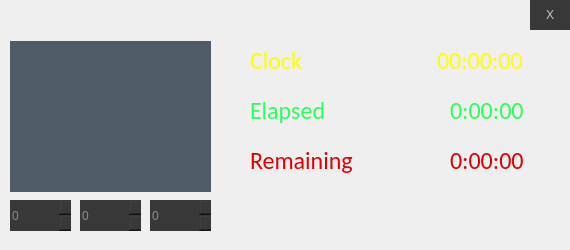
<?xml version="1.0" encoding="UTF-8"?>
<ui version="4.0">
 <class>control_window</class>
 <widget class="QMainWindow" name="control_window">
  <property name="geometry">
   <rect>
    <x>0</x>
    <y>0</y>
    <width>570</width>
    <height>250</height>
   </rect>
  </property>
  <property name="minimumSize">
   <size>
    <width>570</width>
    <height>250</height>
   </size>
  </property>
  <property name="maximumSize">
   <size>
    <width>570</width>
    <height>250</height>
   </size>
  </property>
  <property name="windowTitle">
   <string>MainWindow</string>
  </property>
  <property name="styleSheet">
   <string notr="true"/>
  </property>
  <widget class="QWidget" name="centralwidget">
   <widget class="QPushButton" name="startButton">
    <property name="geometry">
     <rect>
      <x>230</x>
      <y>198</y>
      <width>36</width>
      <height>36</height>
     </rect>
    </property>
    <property name="styleSheet">
     <string notr="true">QPushButton#startButton	
{
   background-image: url(:/newPrefix/play_pause.png);
   border-style: none;
}
QPushButton#startButton:hover
{
   background-image:url(:/newPrefix/play_pause_red.png);
   border-style: none;
}</string>
    </property>
    <property name="text">
     <string/>
    </property>
   </widget>
   <widget class="QLabel" name="label_2">
    <property name="geometry">
     <rect>
      <x>250</x>
      <y>40</y>
      <width>71</width>
      <height>41</height>
     </rect>
    </property>
    <property name="font">
     <font>
      <family>Calibri</family>
      <pointsize>18</pointsize>
     </font>
    </property>
    <property name="styleSheet">
     <string notr="true">color: rgb(255, 255, 0)</string>
    </property>
    <property name="text">
     <string>Clock</string>
    </property>
   </widget>
   <widget class="QLabel" name="label_3">
    <property name="geometry">
     <rect>
      <x>250</x>
      <y>90</y>
      <width>101</width>
      <height>41</height>
     </rect>
    </property>
    <property name="font">
     <font>
      <family>Calibri</family>
      <pointsize>18</pointsize>
     </font>
    </property>
    <property name="styleSheet">
     <string notr="true">color: rgb(43, 255, 92);</string>
    </property>
    <property name="text">
     <string>Elapsed</string>
    </property>
   </widget>
   <widget class="QLabel" name="label_4">
    <property name="geometry">
     <rect>
      <x>250</x>
      <y>140</y>
      <width>141</width>
      <height>41</height>
     </rect>
    </property>
    <property name="font">
     <font>
      <family>Calibri</family>
      <pointsize>18</pointsize>
     </font>
    </property>
    <property name="styleSheet">
     <string notr="true">color: rgb(226, 0, 0);</string>
    </property>
    <property name="text">
     <string>Remaining</string>
    </property>
   </widget>
   <widget class="QLabel" name="label">
    <property name="geometry">
     <rect>
      <x>90</x>
      <y>550</y>
      <width>91</width>
      <height>24</height>
     </rect>
    </property>
    <property name="font">
     <font>
      <family>Calibri</family>
      <pointsize>14</pointsize>
      <weight>75</weight>
      <bold>true</bold>
     </font>
    </property>
    <property name="styleSheet">
     <string notr="true">color: rgb(255, 255, 255)</string>
    </property>
    <property name="text">
     <string>H:MM:SS</string>
    </property>
   </widget>
   <widget class="QListWidget" name="history_display">
    <property name="geometry">
     <rect>
      <x>10</x>
      <y>41</y>
      <width>201</width>
      <height>151</height>
     </rect>
    </property>
    <property name="styleSheet">
     <string notr="true">QListWidget {
	font: 10pt &quot;MS Shell Dlg 2&quot;;
	background-color: rgb(80, 91, 104);
	border-style: none;
}</string>
    </property>
   </widget>
   <widget class="QSpinBox" name="hr_box">
    <property name="geometry">
     <rect>
      <x>10</x>
      <y>200</y>
      <width>61</width>
      <height>31</height>
     </rect>
    </property>
    <property name="styleSheet">
     <string notr="true">QSpinBox
            {
            	color: rgb(140,140,140);
            	background-color: rgb(56, 56, 56);
				border-style:none;
            }
QSpinBox::up-button
            {

            }

QSpinBox::up-arrow
            {

            }
QSpinBox::down-button
            {

            }

QSpinBox::down-arrow
            {

            }</string>
    </property>
    <property name="frame">
     <bool>false</bool>
    </property>
    <property name="buttonSymbols">
     <enum>QAbstractSpinBox::UpDownArrows</enum>
    </property>
    <property name="accelerated">
     <bool>false</bool>
    </property>
    <property name="maximum">
     <number>9</number>
    </property>
   </widget>
   <widget class="QLabel" name="clock_text">
    <property name="geometry">
     <rect>
      <x>437</x>
      <y>40</y>
      <width>131</width>
      <height>41</height>
     </rect>
    </property>
    <property name="font">
     <font>
      <family>Calibri</family>
      <pointsize>18</pointsize>
     </font>
    </property>
    <property name="styleSheet">
     <string notr="true">color: rgb(255, 255, 0)</string>
    </property>
    <property name="text">
     <string>00:00:00</string>
    </property>
   </widget>
   <widget class="QLabel" name="elapsed_text">
    <property name="geometry">
     <rect>
      <x>450</x>
      <y>90</y>
      <width>131</width>
      <height>41</height>
     </rect>
    </property>
    <property name="font">
     <font>
      <family>Calibri</family>
      <pointsize>18</pointsize>
     </font>
    </property>
    <property name="styleSheet">
     <string notr="true">color: rgb(43, 255, 92);</string>
    </property>
    <property name="text">
     <string>0:00:00</string>
    </property>
   </widget>
   <widget class="QLabel" name="remaining_text">
    <property name="geometry">
     <rect>
      <x>450</x>
      <y>140</y>
      <width>121</width>
      <height>41</height>
     </rect>
    </property>
    <property name="font">
     <font>
      <family>Calibri</family>
      <pointsize>18</pointsize>
     </font>
    </property>
    <property name="styleSheet">
     <string notr="true">color: rgb(226, 0, 0);</string>
    </property>
    <property name="text">
     <string>0:00:00</string>
    </property>
   </widget>
   <widget class="QPushButton" name="exitButton">
    <property name="geometry">
     <rect>
      <x>530</x>
      <y>0</y>
      <width>40</width>
      <height>30</height>
     </rect>
    </property>
    <property name="styleSheet">
     <string notr="true">QPushButton#exitButton
{
   background-color: rgb(56, 56, 56);
   color: rgb(197, 197, 197);
   border-style: none;
}
QPushButton#exitButton:hover
{
   background-color: rgb(155, 83, 83);
   color: rgb(197, 197, 197);
   border-style: none;
}</string>
    </property>
    <property name="text">
     <string>X</string>
    </property>
   </widget>
   <widget class="QSpinBox" name="min_box">
    <property name="geometry">
     <rect>
      <x>80</x>
      <y>200</y>
      <width>61</width>
      <height>31</height>
     </rect>
    </property>
    <property name="styleSheet">
     <string notr="true">QSpinBox
            {
            	color: rgb(140,140,140);
            	background-color: rgb(56, 56, 56);
				border-style:none;
            }
QSpinBox::up-button
            {

            }

QSpinBox::up-arrow
            {

            }
QSpinBox::down-button
            {

            }

QSpinBox::down-arrow
            {

            }</string>
    </property>
    <property name="frame">
     <bool>false</bool>
    </property>
    <property name="buttonSymbols">
     <enum>QAbstractSpinBox::UpDownArrows</enum>
    </property>
    <property name="accelerated">
     <bool>false</bool>
    </property>
    <property name="maximum">
     <number>59</number>
    </property>
   </widget>
   <widget class="QSpinBox" name="sec_box">
    <property name="geometry">
     <rect>
      <x>150</x>
      <y>200</y>
      <width>61</width>
      <height>31</height>
     </rect>
    </property>
    <property name="styleSheet">
     <string notr="true">QSpinBox
            {
            	color: rgb(140,140,140);
            	background-color: rgb(56, 56, 56);
				border-style:none;
            }
QSpinBox::up-button
            {

            }

QSpinBox::up-arrow
            {

            }
QSpinBox::down-button
            {

            }

QSpinBox::down-arrow
            {

            }</string>
    </property>
    <property name="frame">
     <bool>false</bool>
    </property>
    <property name="buttonSymbols">
     <enum>QAbstractSpinBox::UpDownArrows</enum>
    </property>
    <property name="accelerated">
     <bool>false</bool>
    </property>
    <property name="maximum">
     <number>59</number>
    </property>
   </widget>
   <widget class="QPushButton" name="resetButton">
    <property name="geometry">
     <rect>
      <x>278</x>
      <y>196</y>
      <width>33</width>
      <height>35</height>
     </rect>
    </property>
    <property name="styleSheet">
     <string notr="true">

QPushButton#resetButton	
{
   background-image: url(:/newPrefix/reset.png);
   border-style: none;
}
QPushButton#resetButton:hover
{
   background-image: url(:/newPrefix/reset_red.png);
   border-style: none;
}</string>
    </property>
    <property name="text">
     <string/>
    </property>
   </widget>
   <widget class="QPushButton" name="fullscreenButton">
    <property name="geometry">
     <rect>
      <x>515</x>
      <y>198</y>
      <width>35</width>
      <height>35</height>
     </rect>
    </property>
    <property name="styleSheet">
     <string notr="true">QPushButton#fullscreenButton	
{
   background-image: url(:/newPrefix/fullscreen.png);
   border-style: none;
}
QPushButton#fullscreenButton:hover
{
   background-image: url(:/newPrefix/fullscreen_red.png);
   border-style: none;
}</string>
    </property>
    <property name="text">
     <string/>
    </property>
   </widget>
   <widget class="QLabel" name="label_5">
    <property name="geometry">
     <rect>
      <x>10</x>
      <y>3</y>
      <width>59</width>
      <height>25</height>
     </rect>
    </property>
    <property name="font">
     <font>
      <family>Calibri</family>
      <pointsize>18</pointsize>
     </font>
    </property>
    <property name="styleSheet">
     <string notr="true">background-image: url(:/newPrefix/countdown_logo.png)</string>
    </property>
    <property name="text">
     <string/>
    </property>
   </widget>
   <widget class="QPushButton" name="deleteButton">
    <property name="geometry">
     <rect>
      <x>325</x>
      <y>200</y>
      <width>35</width>
      <height>35</height>
     </rect>
    </property>
    <property name="styleSheet">
     <string notr="true">QPushButton#deleteButton	
{
   background-image: url(:/newPrefix/delete.png);
   border-style: none;
}
QPushButton#deleteButton:hover
{
   background-image: url(:/newPrefix/delete_red.png);
   border-style: none;
}</string>
    </property>
    <property name="text">
     <string/>
    </property>
   </widget>
  </widget>
 </widget>
 <resources>
  <include location="countdown_qrc.qrc"/>
 </resources>
 <connections/>
</ui>
